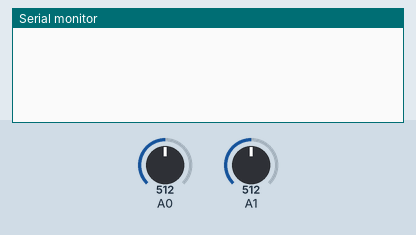
This sketch was run on a simulated Arduino Uno, built with avr-gcc and run on an emulated ATmega328P. Shown: the last lines printed to the serial monitor. Inputs (shaded band) come from the test bench; at power-on: A0 = 512, A1 = 512.

Above: at 1.2 s.
1.3 s: A0 set to 716
At 6.4 s:
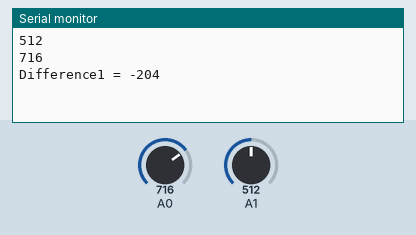
7.5 s: A1 set to 716
At 9.9 s:
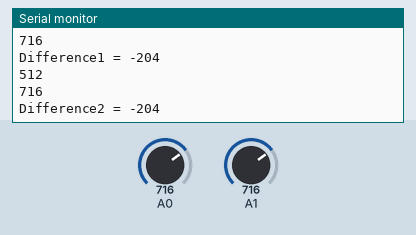
12.9 s: A0 set to 900
At 18.2 s:
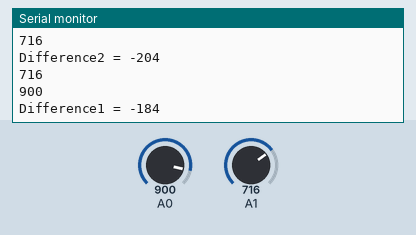
18.3 s: A1 set to 900
At 21.5 s:
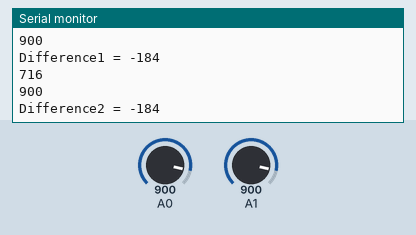
Timing chart, 0 to 23.0 s (numbered marks = the images above; inputs shaded):
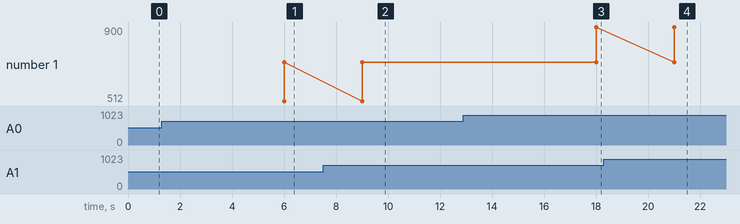

The sketch:

light_calibration.ino
```cpp
int previous = 0;
int previous1 = 0;
void setup () {//void setup start
// initialize the serial communication
Serial.begin(9600);
previous=analogRead(A0);
previous1=analogRead(A1);
}//void setup end

void loop () {//void loop start

// read and display first phototransistor
// value on serial monitor

if(analogRead(A0) != previous){
Serial.println(previous);
Serial.println(analogRead(A0));
Serial.print("Difference1 = ");
Serial.println(previous-analogRead(A0));
previous=analogRead(A0);
}
delay(3000);
if(analogRead(A1) != previous1){
Serial.println(previous1);
Serial.println(analogRead(A1));
Serial.print("Difference2 = ");
Serial.println(previous1-analogRead(A1));
previous1=analogRead(A1);
}


// a short delay
delay(3000);


} //void loop end
```

Measured:
- after the input at 1.3 s, the serial monitor: prints a new line after 4.7 s (image 1)
- after the input at 7.5 s, the serial monitor: prints a new line after 1.5 s (image 2)
- after the input at 12.9 s, the serial monitor: prints a new line after 5.1 s (image 3)
- after the input at 18.3 s, the serial monitor: prints a new line after 2.7 s (image 4)
- plotted number 1: 716 → 900 after the input at 12.9 s
